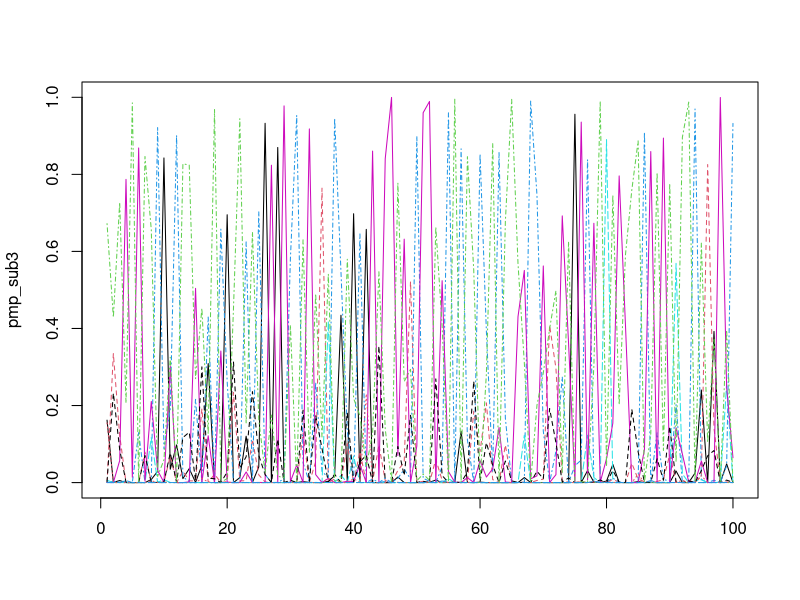

Recreate this plot in R.
# ===========================================
# -- computer the pmp and marginal for the 
# -- top 5 variables combined models in the 
# -- study of Fernandez, Ley and Steel(2001)
# ------Written by Shutong Ding--------------
# ------2015-06-03 --------------------------
# ===========================================





#================== Local Functions Begin =================


bin2dec = function(x) {
      sum(x * 2^(rev(seq(along=x)) - 1))
}

dec2bin <- function(x,k){
  tmp <- rev(as.numeric(intToBits(x)))
 # id <- seq_len(match(1,tmp,length(tmp))-1)
 #  tmp[-id]
 tmp[(32-k+1):32]
}

dec2bin_vec =  Vectorize(dec2bin,"x")

combn2model = function(kmax,sub_dim){
  ax = combn(kmax,sub_dim)
  num_mod  = ncol(ax)
  models = matrix(0,num_mod,kmax)
  gix = function(axi,kmax){
      gi = numeric(kmax)
      gi[axi] = 1
      return(gi)
  }
  
  models = t(apply(ax,2,gix,kmax))
  return(models)
  
}



# the log marginal likelihood based on Fernandez, Ley and Steel(2001)
# p. 566 (8)
require("MASS")
log_mml_gprior = function( xymat, midx, kmax, n, g = 1/min(length(y), kmax^2)){
  model = dec2bin(midx,kmax)
  mod_ind = c(1:kmax)*model
  mod_ind = mod_ind[mod_ind!=0] + 1
  kj = length(mod_ind)
  y = xymat[,1]
  if (kmax > (ncol(xymat) - 1) ) {
    stop("The maximum allowed X variables exceeds the limit of data!")
  }
  xmat = cbind(rep(1,n),xymat[,mod_ind])    
  # avoid inverse problem
  # xtx_inv = chol2inv(chol(crossprod(xmat)))   
  # use general inverse 
  xtx_inv = ginv(crossprod(xmat))   
  mxj = diag(1,n) - xmat%*%xtx_inv%*%t(xmat)                                
  lml = kj/2*log(g/(g+1))
  y_demean = y - mean(y)
  lml = lml - (n - 1)/2*log(1/(g+1)*crossprod(y,mxj%*%matrix(y,n,1)) + g/(g+1)*crossprod(y_demean))  
  lml
}

# vectorize the model
log_mml_gprior_vec = Vectorize(log_mml_gprior, "midx" )


# use 1:kmax index
#iks = 1
#ike = 0
#for (kj in 1:kmax) {
#  gc = combn(kmax,kj)
#  ngc = ncol(gc)
#  ike = ike + ngc   
#  models[iks:ike,1:kj] = t(gc)
#  iks = iks + ngc
#}

# use binary index
# vec <- c(0, 1)
# lst <- lapply(numeric(kmax), function(x) vec)
# models = as.matrix(expand.grid(lst))[-1,]
# midxs = apply(models, 1, bin2dec)


# compute the posterior model probabilites based on all combination of models
# using kmax number of variables, 2^kmax in total 
pmp_all_models = function(boot_vec, xymat, kmax , n, keep_cons = FALSE){
  
  # make all the permutations for the model, models
  if ( keep_cons ) {
    num_mod = 2^kmax
    mod_indx = 0:(num_mod-1)
  }
  else {
    num_mod = 2^kmax-1 
    mod_indx = 1:num_mod
  }
  
  lml_all = log_mml_gprior_vec(xymat[boot_vec,], mod_indx , kmax, n)
  lml_max = max(lml_all)
  lml_all = exp(lml_all - lml_max)
  c_lml   =  sum(lml_all)   
  return(lml_all/c_lml)
  
}


bootstrap_pmp_all = function(bootrep, xymat, kmax, keep_cons = FALSE) {
  
  if ( keep_cons ) {
    num_mod = 2^kmax
    mod_indx = 0:(num_mod-1)
  }
  else {
    num_mod = 2^kmax-1 
    mod_indx = 1:num_mod
  }
  
  models = matrix(0,num_mod,kmax)
  models = t(dec2bin_vec(mod_indx , kmax))


  n = nrow(xymat)
  boot_seeds = t(matrix(rep(1:n,bootrep), n, bootrep))
  
   gen_x = function(x){
     sample(x,length(x),replace=TRUE)
   }
  boot_seeds =  apply(boot_seeds,1,gen_x)
  pmp_all = t(apply(boot_seeds, 2, pmp_all_models, xymat, kmax, n, keep_cons))
  
  return(list("pmp"=pmp_all, "model"=models))
  
} 

pmp_sub_models = function(boot_vec, models, xymat, kmax , n, keep_cons = FALSE){
  
  # convert models indexes into indx
  if ( keep_cons ) {
    mod_indx = c(0,apply(models,1,bin2dec))
  }
  else {
    mod_indx = apply(models,1,bin2dec)
  }
  
  lml_all = log_mml_gprior_vec(xymat[boot_vec,], mod_indx , kmax, n)
  lml_max = max(lml_all)
  lml_all = exp(lml_all - lml_max)
  c_lml   =  sum(lml_all)   
  return(lml_all/c_lml)
  
}



bootstrap_pmp_sub = function(bootrep, models, xymat, kmax, keep_cons = FALSE) {
  
  n = nrow(xymat)
  boot_seeds = t(matrix(rep(1:n,bootrep), n, bootrep))
  
  gen_x = function(x){
    sample(x,length(x),replace=TRUE)
  }
  boot_seeds =  apply(boot_seeds,1,gen_x)
  pmp_sub = t(apply(boot_seeds, 2, pmp_sub_models, models, xymat, kmax, n, keep_cons))
  
  return(list("pmp"=pmp_sub, "model"=models))
  
} 












#================== Local Functions End ===================


#--------------- Begin the INPUT --------------

# load the data file 
data_dir = "C:/Users/shudi32/Dropbox/OverOptim/SD_part/Applications/Linear regression_Growth model/R top 5 model"
setwd(data_dir)
datmat   = read.csv(file="gm_steel_xymat.csv",header=T,sep=";")
kmax     = 5
xymat    = as.matrix(datmat[,1:(kmax+1)])
# 
n        = nrow(xymat)
# number of bootstrap replicates 
bootrep  = 100
# whether to keep the constant model in comparsion 
keep_cons= FALSE
# check sub-dimension models 
sub_dim  = 3
#--------------- End  the INPUT --------------- 

# -------------------Set up -------------------
# generate the model indexes, binary
models = combn2model(kmax,sub_dim)




# -------------- excution example ---------------
#log_mml_gprior(xymat, 1, kmax, n)
#log_mml_gprior(xymat, 2, kmax, n)
#log_mml_gprior(xymat, 3, kmax, n)
#log_mml_gprior_vec(xymat,1:3,kmax,n)
#pmp_all_models(1:n, xymat, kmax, n, keep_cons = FALSE )


pmp_boot_sub3 = bootstrap_pmp_sub(bootrep, models, xymat, kmax, keep_cons)

pmp_boot = bootstrap_pmp_all(bootrep, xymat, kmax, keep_cons)
write.table(file="pmp_all_boot.txt",pmp_boot$pmp, row.names = FALSE, col.names=FALSE)
write.table(file="pmp_all_models.txt",pmp_boot$model, row.names = FALSE, col.names=FALSE)


# make some plots 
require(coda)
pmp_sub3 = as.mcmc(pmp_boot_sub3$pmp) 
matplot(pmp_sub3,type="l")





